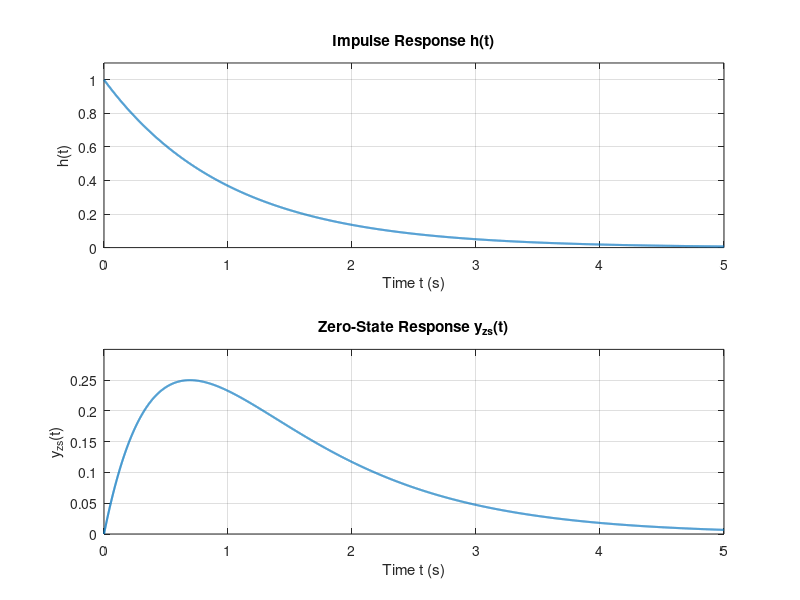

MATLAB code to generate this figure:
clc;
clear;
close all;

%% System model
% y''(t)+3y'(t)+2y(t)=x'(t)+2x(t)
% H(s)=(s+2)/(s^2+3s+2)

num = [1 2];
den = [1 3 2];

t = 0:0.001:5;
x = exp(-2*t);

%% Impulse response and zero-state response
% Use the required Control System Toolbox commands when available. If the
% toolbox is unavailable, use the equivalent analytical response so that the
% script remains verifiable in base MATLAB.

if exist('tf', 'file') == 2 && exist('impulse', 'file') == 2 && exist('lsim', 'file') == 2
    sys = tf(num, den);
    [h, th] = impulse(sys, t);
    yzs = lsim(sys, x, t);
else
    th = t;
    h = exp(-t);                 % H(s)=1/(s+1) after pole-zero cancellation
    yzs = exp(-t) - exp(-2*t);   % convolution of h(t) and x(t)
end

figure;

subplot(2,1,1);
plot(th, h, 'LineWidth',1.5);
grid on;
xlabel('Time t (s)');
ylabel('h(t)');
title('Impulse Response h(t)');
axis([0 5 0 1.1]);

subplot(2,1,2);
plot(t, yzs, 'LineWidth',1.5);
grid on;
xlabel('Time t (s)');
ylabel('y_{zs}(t)');
title('Zero-State Response y_{zs}(t)');
axis([0 5 0 0.3]);

fprintf('Transfer function numerator coefficients: [%g %g]\n', num);
fprintf('Transfer function denominator coefficients: [%g %g %g]\n', den);
